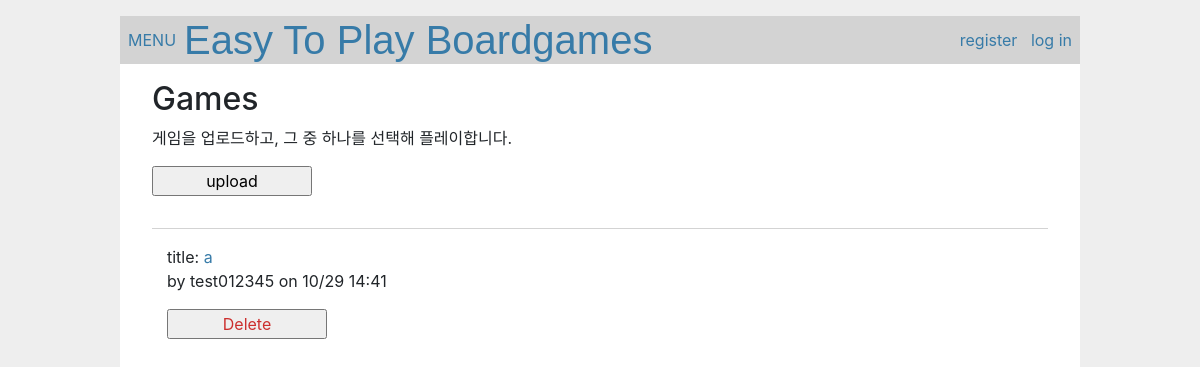
The page /game/ on the database as committed earlier.
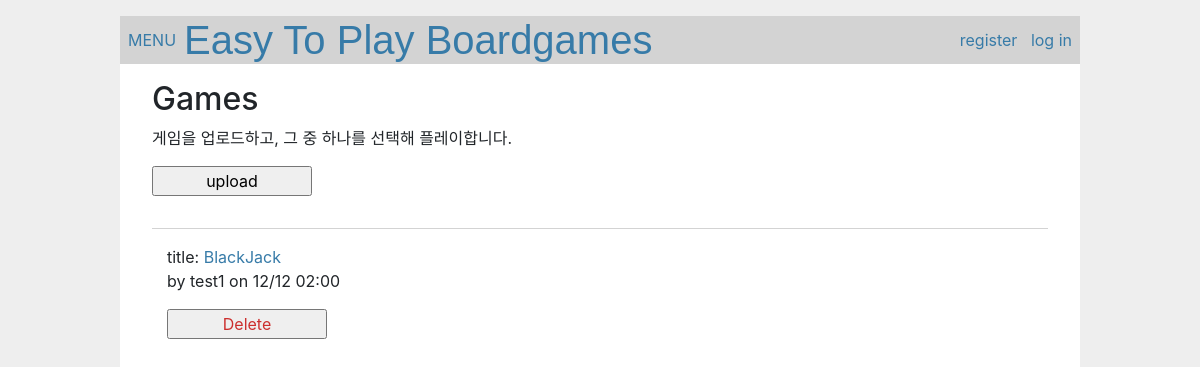
The same page on the database as committed later.
### src/game/models.py (models this page shows)
class Game(db.Model):
	__tablename__ = "games"
	id = db.Column(db.Integer, primary_key=True)
	user_id = db.Column(db.Integer, db.ForeignKey("users.id"))
	title = db.Column(db.String(20), nullable=False)
	description = db.Column(db.String(100), nullable=False)
	upload_path = db.Column(db.String(255),nullable=False)
	created_at = db.Column(db.DateTime, default=datetime.now, nullable=False)
	updated_at = db.Column(db.DateTime, default=datetime.now,
						   onupdate=datetime.now, nullable=False)
	user = db.relationship('User', backref=db.backref('games', lazy=True))

### src/crud/models.py (models this page shows, shortened)
class User(db.Model, UserMixin):
	__tablename__ = "users"
	id = db.Column(db.Integer, primary_key=True)
	username = db.Column(db.String(12), index=True, nullable=False)
	email = db.Column(db.String(100), unique=True, index=True, nullable=False)
	password_hash = db.Column(db.String)
	created_at = db.Column(db.DateTime, default=datetime.now, nullable=False)
	updated_at = db.Column(db.DateTime, default=datetime.now,
                        onupdate=datetime.now, nullable=False)
	@property
	def password(self):
		raise AttributeError("비밀번호 오류")

### src/game/views.py (the view)
@game.route('/')
def index():
	games = Game.query.join(User).order_by(desc(Game.created_at)).all()
	delete_form = DeleteForm()
	return render_template('game/index.html', games=games,
						   delete_form=delete_form)

### src/game/forms.py
class DeleteForm(FlaskForm):
	submit = SubmitField("Delete")

### src/game/templates/game/index.html (shortened to what this page needs)
{% extends "home/base.html" %}
{% block content %}
<div class="p-3">
<h2>Games</h2>
게임을 업로드하고, 그 중 하나를 선택해 플레이합니다.
<div>
	<form action="{{ url_for('game.upload_file') }}">
		<input type="submit" value="upload">
	</form>
</div><hr>
<div class="container">
	<div class="row row-cols-auto">
		{% for game in games %}
		<div class="col">title:
			<a href="{{ url_for('home.home_game', game_id=game.id) }}">
				{{ game.title }}
			</a>
			<div class="about">by {{ game.user.username }} on {{ game.created_at.strftime('%m/%d %H:%M') }}</div>
			<form action="{{ url_for('game.delete_game', game_id=game.id) }}" method="POST">
				<input class="danger" type="submit" value="Delete" onclick="return confirm('정말 삭제하겠습니까?');">
			</form>
		</div>
		{% endfor %}
	</div>
</div>
{% endblock %}

Rows that differ between the two databases and show on the page:
removed Game: title "a", user.username "test012345", created_at "10/29 14:41"
added Game: title "BlackJack", user.username "test1", created_at "12/12 02:00"
